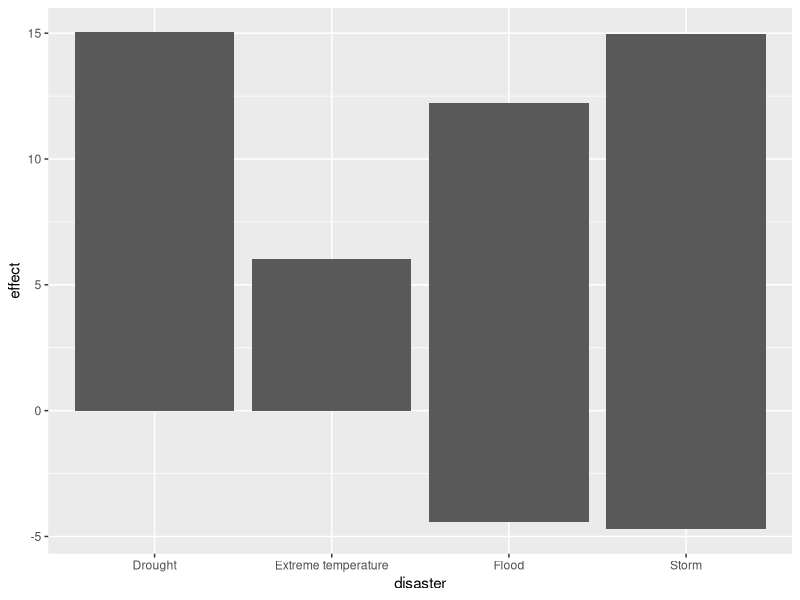
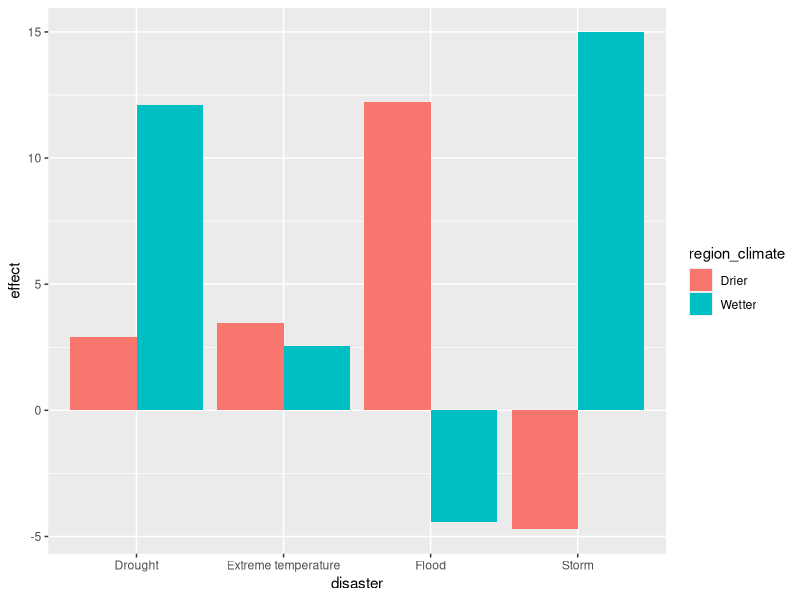
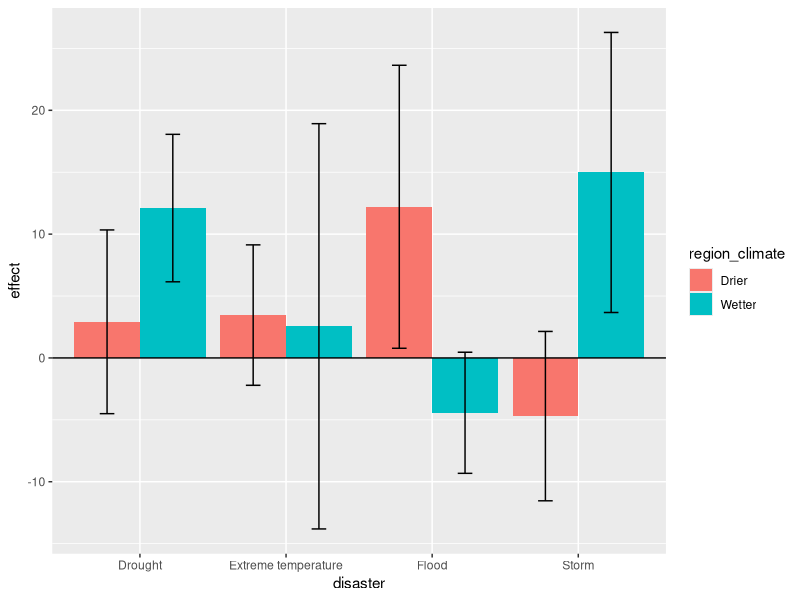
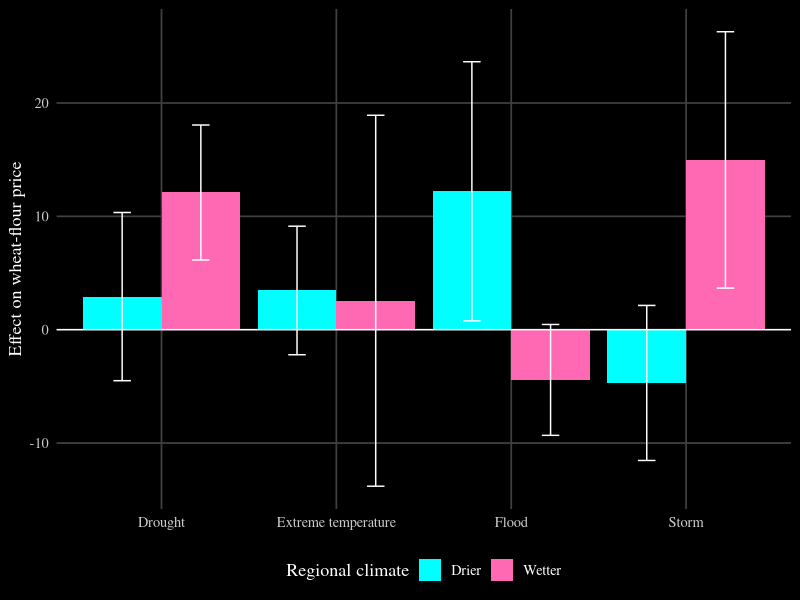
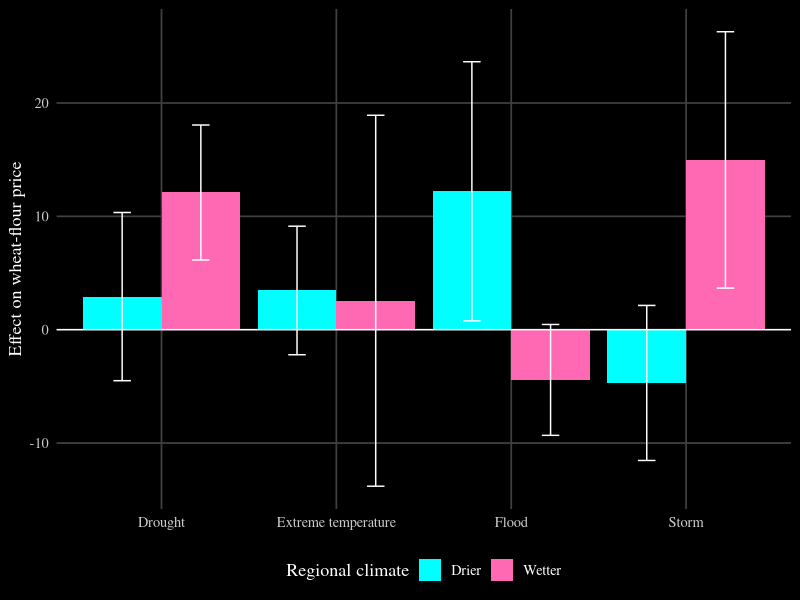

Generate these figures, in order, with R:
# =============================================================
# Exercise 1: Does the same disaster hit food prices the same way
# everywhere? A three-variable bar chart, built in stages
# =============================================================
# Data: data/pooled_effects.csv (8 rows)
# Each row is the average effect of a disaster on wheat-flour
# prices over the 13 months after it, in drier or wetter regions.
# These are the main results of D'Amico (2026, ERL).
#
# The three variables:
#   disaster        (Flood, Drought, Storm, Extreme temperature)
#   region_climate  (Drier or Wetter)
#   effect          (change in wheat-flour price)

# install.packages("ggplot2")   # run once if ggplot2 is not installed
library(ggplot2)

d <- read.csv("data/pooled_effects.csv")
d

# -------------------------------------------------------------
# Stage 1: one variable on each axis
# This puts both bars for each disaster in the same spot, so
# the drier and wetter results are stacked on top of each other.
# -------------------------------------------------------------
p1 <- ggplot(d, aes(x = disaster, y = effect)) +
  geom_col()
p1

# -------------------------------------------------------------
# Stage 2: add the third variable with colour
# position = "dodge" puts the bars side by side
# -------------------------------------------------------------
p2 <- ggplot(d, aes(x = disaster, y = effect, fill = region_climate)) +
  geom_col(position = "dodge")
p2

# -------------------------------------------------------------
# Stage 3: show uncertainty
# Error bars show the 95% confidence interval. If a bar's
# interval crosses zero, we cannot rule out "no effect".
# -------------------------------------------------------------
p3 <- p2 +
  geom_errorbar(aes(ymin = lower, ymax = upper),
                position = position_dodge(width = 0.9), width = 0.2) +
  geom_hline(yintercept = 0)
p3

# -------------------------------------------------------------
# Stage 4: make it readable
# -------------------------------------------------------------
p4 <- ggplot(d, aes(x = disaster, y = effect, fill = region_climate)) +
  geom_col(position = "dodge") +
  geom_errorbar(aes(ymin = lower, ymax = upper),
                position = position_dodge(width = 0.9), width = 0.2,
                colour = "white") +
  geom_hline(yintercept = 0, colour = "white") +
  scale_fill_manual(values = c("Drier" = "#00FFFF", "Wetter" = "#FF69B4")) +
  labs(x = NULL,
       y = "Effect on wheat-flour price",
       fill = "Regional climate") +
  theme_minimal(base_family = "serif", base_size = 13) +
  # a dark look, like the figures in the HSS paper
  theme(plot.background  = element_rect(fill = "black", colour = NA),
        text             = element_text(colour = "white"),
        axis.text        = element_text(colour = "grey80"),
        strip.text       = element_text(colour = "white"),
        panel.grid       = element_line(colour = "grey25"),
        panel.grid.minor = element_blank(),
        legend.position  = "bottom")
p4

# -------------------------------------------------------------
# Save your figure
# -------------------------------------------------------------
dir.create("figures", showWarnings = FALSE)
ggsave("figures/exercise1.png", p4, width = 7, height = 5, dpi = 300)

# Try it yourself:
#   1. Swap x and fill: aes(x = region_climate, fill = disaster).
#      Which version makes the main finding easier to see?
#   2. Try geom_point() + geom_errorbar() with no bars at all.
#      This is called a coefficient plot, and it is common in papers.
#   3. Which disaster shows the biggest difference between
#      drier and wetter regions?
